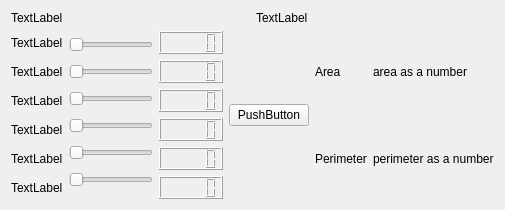
      <widget class="QWidget" name="tab_2">
       <attribute name="title">
        <string>Active Contour</string>
       </attribute>
       <layout class="QVBoxLayout" name="verticalLayout_4">
        <item>
         <layout class="QHBoxLayout" name="horizontalLayout_29">
          <item>
           <widget class="QLabel" name="label_22">
            <property name="text">
             <string>TextLabel</string>
            </property>
           </widget>
          </item>
          <item>
           <widget class="QLabel" name="label_23">
            <property name="text">
             <string>TextLabel</string>
            </property>
           </widget>
          </item>
         </layout>
        </item>
        <item>
         <layout class="QHBoxLayout" name="horizontalLayout_31" stretch="5,10,0,5,5,5">
          <item>
           <layout class="QVBoxLayout" name="verticalLayout_17">
            <item>
             <widget class="QLabel" name="label_12">
              <property name="text">
               <string>TextLabel</string>
              </property>
             </widget>
            </item>
            <item>
             <widget class="QLabel" name="label_15">
              <property name="text">
               <string>TextLabel</string>
              </property>
             </widget>
            </item>
            <item>
             <widget class="QLabel" name="label_14">
              <property name="text">
               <string>TextLabel</string>
              </property>
             </widget>
            </item>
            <item>
             <widget class="QLabel" name="label_17">
              <property name="text">
               <string>TextLabel</string>
              </property>
             </widget>
            </item>
            <item>
             <widget class="QLabel" name="label_16">
              <property name="text">
               <string>TextLabel</string>
              </property>
             </widget>
            </item>
            <item>
             <widget class="QLabel" name="label_13">
              <property name="text">
               <string>TextLabel</string>
              </property>
             </widget>
            </item>
           </layout>
          </item>
          <item>
           <layout class="QVBoxLayout" name="verticalLayout_29">
            <item>
             <widget class="QSlider" name="horizontalSlider">
              <property name="orientation">
               <enum>Qt::Horizontal</enum>
              </property>
             </widget>
            </item>
            <item>
             <widget class="QSlider" name="horizontalSlider_2">
              <property name="orientation">
               <enum>Qt::Horizontal</enum>
              </property>
             </widget>
            </item>
            <item>
             <widget class="QSlider" name="horizontalSlider_3">
              <property name="orientation">
               <enum>Qt::Horizontal</enum>
              </property>
             </widget>
            </item>
            <item>
             <widget class="QSlider" name="horizontalSlider_4">
              <property name="orientation">
               <enum>Qt::Horizontal</enum>
              </property>
             </widget>
            </item>
            <item>
             <widget class="QSlider" name="horizontalSlider_5">
              <property name="orientation">
               <enum>Qt::Horizontal</enum>
              </property>
             </widget>
            </item>
            <item>
             <widget class="QSlider" name="horizontalSlider_6">
              <property name="orientation">
               <enum>Qt::Horizontal</enum>
              </property>
             </widget>
            </item>
           </layout>
          </item>
          <item>
           <layout class="QVBoxLayout" name="verticalLayout_28">
            <item>
             <widget class="QLCDNumber" name="lcdNumber_7"/>
            </item>
            <item>
             <widget class="QLCDNumber" name="lcdNumber_9"/>
            </item>
            <item>
             <widget class="QLCDNumber" name="lcdNumber_10"/>
            </item>
            <item>
             <widget class="QLCDNumber" name="lcdNumber_8"/>
            </item>
            <item>
             <widget class="QLCDNumber" name="lcdNumber_12"/>
            </item>
            <item>
             <widget class="QLCDNumber" name="lcdNumber_11"/>
            </item>
           </layout>
          </item>
          <item>
           <widget class="QPushButton" name="pushButton_2">
            <property name="text">
             <string>PushButton</string>
            </property>
           </widget>
          </item>
          <item>
           <layout class="QVBoxLayout" name="verticalLayout_31">
            <item>
             <widget class="QLabel" name="label_18">
              <property name="text">
               <string>Area</string>
              </property>
             </widget>
            </item>
            <item>
             <widget class="QLabel" name="label_19">
              <property name="text">
               <string>Perimeter</string>
              </property>
             </widget>
            </item>
           </layout>
          </item>
          <item>
           <layout class="QVBoxLayout" name="verticalLayout_32">
            <item>
             <widget class="QLabel" name="label_21">
              <property name="text">
               <string>area as a number</string>
              </property>
             </widget>
            </item>
            <item>
             <widget class="QLabel" name="label_20">
              <property name="text">
               <string>perimeter as a number</string>
              </property>
             </widget>
            </item>
           </layout>
          </item>
         </layout>
        </item>
       </layout>
      </widget>
